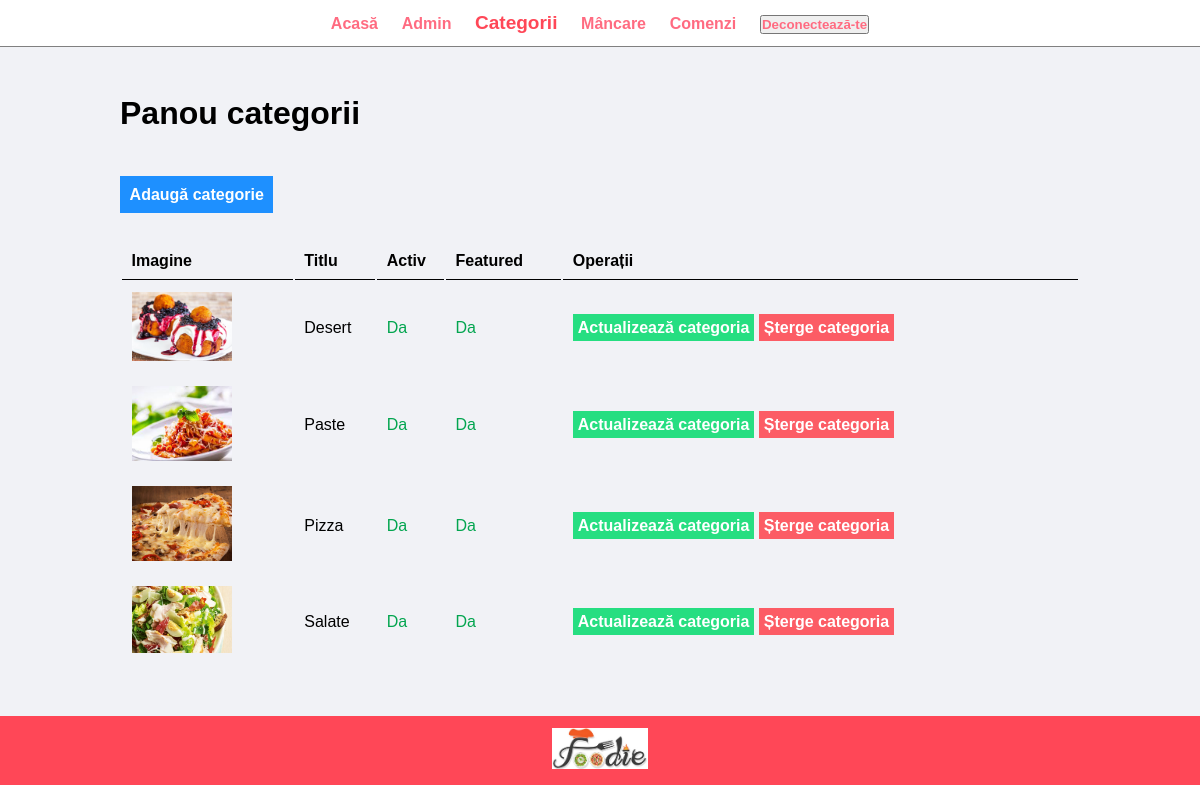
The app's page /admin/manage-category.php (signed in) with its own data.
### tables this page shows
CREATE TABLE IF NOT EXISTS `category` (
  `id` int(10) unsigned NOT NULL auto_increment,
  `title` varchar(100) NOT NULL,
  `image` varchar(255) NOT NULL,
  `featured` varchar(10) NOT NULL,
  `active` varchar(10) NOT NULL,
  PRIMARY KEY  (`id`)
);

### admin/manage-category.php (the view, shortened to what this page needs)
<?php include('partials/menu.php'); ?>
<div class="main-content">
    <div class="wrapper">
        <h1>Panou categorii</h1>
        <br>
        <br><br>
        <a href="add-category.php" class="btn-primary">Adaugă categorie</a>
        <br><br><br>
        <table class="tbl-full">
            <tr>
                <th>Imagine</th>
                <th>Titlu</th>
                <th>Activ</th>
                <th>Featured</th>
                <th>Operații</th>
            </tr>
            <?php
                $sql = "SELECT * FROM `category` ORDER BY title";
                $result = mysqli_query($connection, $sql);
                if($result==TRUE)
                {
                    $cnt = mysqli_num_rows($result);
                    if($cnt > 0)
                        {
                            while($rows=mysqli_fetch_assoc($result))
                            {
                                $id = $rows['id'];
                                $title = $rows['title'];
                                $image = $rows['image'];
                                $featured = $rows['featured'];
                                $active = $rows['active'];
                                ?>
                                <tr>
                                    <td>
                                        <?php
                                            if($image != "")
                                            {
                                                ?>
                                                <img src="<?php echo HOME;?>images/category/<?php echo $image;?>"
                                                width="100px">
                                                <?php
                                            }
                                            else echo "<div class='error' style='text-align: left;'>Fără imagine</div>";
                                            ?>
                                    </td>
                                    <td><?php echo $title; ?></td>
                                    <?php
                                        if($active=="Da")
                                        {
                                            ?> <td style="color: #03a54f"><?php echo $active; ?></td>
                                            <?php
                                        }
                                    ?>
                                    <?php
                                        if($featured=="Da")
                                        {
                                            ?> <td style="color: #03a54f"><?php echo $featured; ?></td>
                                            <?php
                                        }
                                    ?>
                                    <td>
                                        <a href="<?php echo HOME;?>admin/update-category.php?id=<?php echo $id;?>"
                                            class="btn-green">Actualizează categoria</a>
                                        <a href="<?php echo HOME;?>admin/delete-category.php?id=<?php echo $id;?>&image=<?php echo $image;?>"
                                            class="btn-delete">Șterge categoria</a>
                                    </td>
                                </tr>
                                <?php
                            }
                    }
                }
            ?>
        </table>
    </div>
</div>
<?php include('partials/footer.php'); ?>

### css/admin.css (style rules this page uses)
* { margin: 0; padding: 0; font-family: Arial, Helvetica, sans-serif; }
.wrapper { padding: 1%; width: 80%; margin: 0 auto; }
.tbl-full { width: 100%; }
table tr th { border-bottom: 1px solid black; padding: 1%; text-align: left; }
table tr td { padding: 1%; }
.btn-primary { background-color: #1e90ff; padding: 1%; color: white; text-decoration: none; font-weight: bold; }
.btn-green { background-color: #26de81; padding: 1%; color: white; font-weight: bold; text-decoration: none; }
.btn-delete { background-color: #fc5c65; padding: 1%; color: white; font-weight: bold; text-decoration: none; }
.main-content { background-color: #f1f2f6; padding: 3% 0; height: 70%; overflow: auto; }

### records on screen
category: image (picture), title "Desert", active "Da", featured "Da"
category: image (picture), title "Paste", active "Da", featured "Da"
category: image (picture), title "Pizza", active "Da", featured "Da"
category: image (picture), title "Salate", active "Da", featured "Da"
